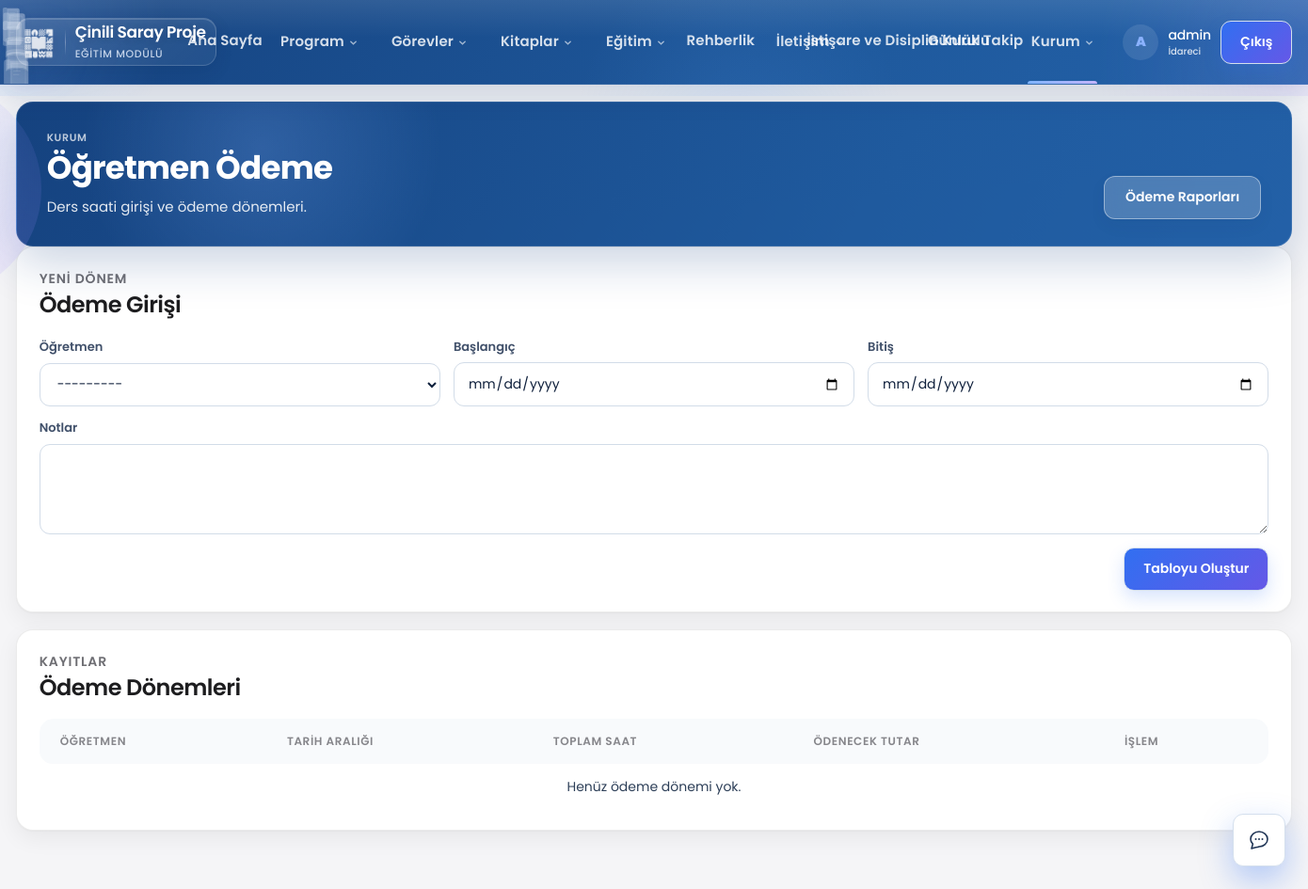
/ogretmen-odeme/ (signed in), run on an earlier commit of the app's database.
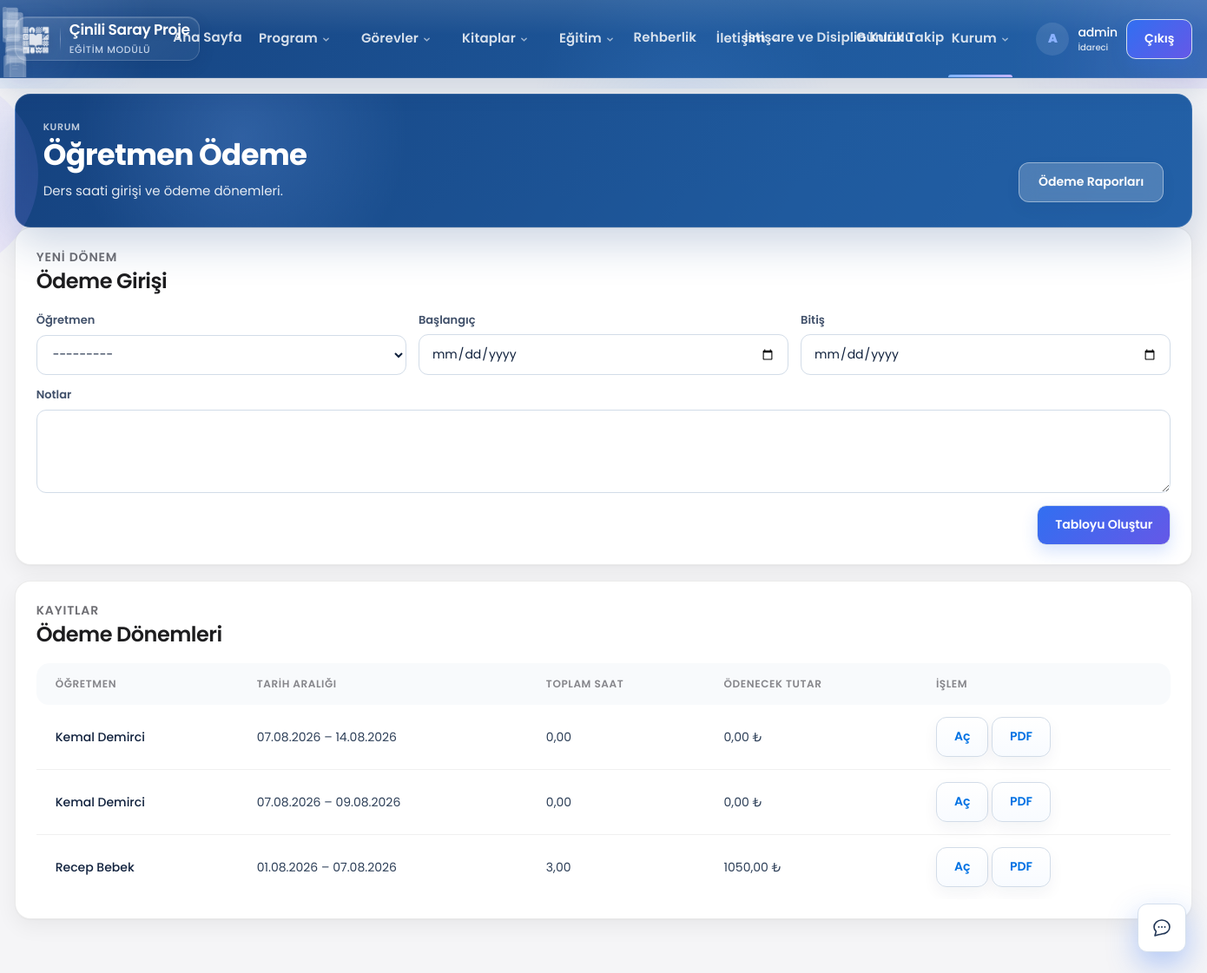
And on a later commit of the database.
### takip/ogretmen_odeme_models.py (models this page shows, shortened)
class OgretmenOdemeDonemi(TimeStampedModel):
    etut_hocasi = models.ForeignKey(
        EtutHocasi,
        on_delete=models.PROTECT,
        related_name="odeme_donemleri",
        verbose_name="Öğretmen",
    )
    baslangic = models.DateField(verbose_name="Başlangıç")
    bitis = models.DateField(verbose_name="Bitiş")
    saatlik_ucret = models.DecimalField(
        max_digits=10,
        decimal_places=2,
        default=Decimal("0.00"),
        validators=[MinValueValidator(Decimal("0"))],
        verbose_name="Saatlik ücret (dönem)",
    )
    toplam_saat = models.DecimalField(
        max_digits=8,
        decimal_places=2,
        default=Decimal("0.00"),
        verbose_name="Toplam ders saati",
    )
    odenecek_tutar = models.DecimalField(
        max_digits=12,
        decimal_places=2,
        default=Decimal("0.00"),
        verbose_name="Ödenecek tutar",
    )
    notlar = models.TextField(blank=True, verbose_name="Notlar")
    class Meta:
        verbose_name = "Öğretmen ödeme dönemi"
        verbose_name_plural = "Öğretmen ödeme dönemleri"
        ordering = ["-baslangic", "-id"]
        constraints = [
            models.CheckConstraint(
                condition=models.Q(bitis__gte=models.F("baslangic")),
                name="ogretmen_odeme_donem_tarih_sirasi",
            ),
        ]

### takip/models.py (models this page shows, shortened)
class EtutHocasi(models.Model):
    user = models.OneToOneField(
        User,
        on_delete=models.CASCADE,
        related_name="etut_profili",
        verbose_name="Kullanıcı hesabı",
    )
    ad_soyad = models.CharField(
        max_length=120,
        verbose_name="Ad soyad",
    )
    sorumlu_sinif_subeler = models.ManyToManyField(
        SinifSube,
        blank=True,
        related_name="etut_hocalari",
        verbose_name="Sorumlu olduğu sınıf ve şubeler",
    )
    aktif = models.BooleanField(
        default=True,
        verbose_name="Aktif",
    )
    class Meta:
        verbose_name = "Etüt hocası"
        verbose_name_plural = "Etüt hocaları"
        ordering = ["ad_soyad"]
    def __str__(self):
        return self.ad_soyad

### takip/ogretmen_odeme_views.py (the view)
@login_required
@require_permission("ogretmen_odeme", "view")
def ogretmen_odeme_listesi(request):
    olustur_form = None
    if ogretmen_odeme_girebilir(request.user):
        if request.method == "POST" and request.POST.get("islem") == "olustur":
            olustur_form = OgretmenOdemeDonemForm(request.POST)
            if olustur_form.is_valid():
                donem = donem_olustur(
                    etut_hocasi=olustur_form.cleaned_data["etut_hocasi"],
                    baslangic=olustur_form.cleaned_data["baslangic"],
                    bitis=olustur_form.cleaned_data["bitis"],
                    user=request.user,
                    notlar=olustur_form.cleaned_data.get("notlar", ""),
                )
                messages.success(request, "Ödeme dönemi oluşturuldu.")
                return redirect("ogretmen_odeme_detay", pk=donem.pk)
        else:
            olustur_form = OgretmenOdemeDonemForm()
    donemler = donem_qs()[:100]
    ctx = {
        "donemler": donemler,
        "olustur_form": olustur_form,
        **_ortak_sayfa_verisi(request.user),
    }
    return render(request, "ogretmen_odeme_listesi.html", ctx)

### takip/forms.py (shortened to what this page needs)
class OgretmenOdemeDonemForm(forms.Form):
    etut_hocasi = forms.ModelChoiceField(
        queryset=None,
        label="Öğretmen",
        widget=forms.Select(attrs={"class": "input"}),
    )
    baslangic = forms.DateField(
        label="Başlangıç",
        widget=forms.DateInput(attrs={"class": "input", "type": "date"}),
    )
    bitis = forms.DateField(
        label="Bitiş",
        widget=forms.DateInput(attrs={"class": "input", "type": "date"}),
    )
    notlar = forms.CharField(
        required=False,
        label="Notlar",
        widget=forms.Textarea(attrs={"class": "input", "rows": 2}),
    )
    def __init__(self, *args, **kwargs):
        from takip.models import EtutHocasi
        super().__init__(*args, **kwargs)
        self.fields["etut_hocasi"].queryset = EtutHocasi.objects.filter(
            aktif=True
        ).order_by("ad_soyad")

### takip/ogretmen_odeme_service.py (called while the page is built)
def ogretmen_odeme_finans_gorebilir(user: User) -> bool:
    if not user.is_authenticated:
        return False
    if user.is_superuser:
        return True
    return can(user, "ogretmen_odeme", "view_financial")

def ogretmen_odeme_silebilir(user: User) -> bool:
    return can(user, "ogretmen_odeme", "delete")

### templates/ogretmen_odeme_listesi.html (shortened to what this page needs)
{% extends "base.html" %}
{% load static %}
{% block extra_css %}
<link rel="stylesheet" href="{% static 'css/ogretmen-odeme.css' %}">
{% endblock %}
{% block content %}
<header class="page-head patterned-page-head">
    <div>
        <p class="kicker">KURUM</p>
        <h1>Öğretmen Ödeme</h1>
        <p class="muted">Ders saati girişi ve ödeme dönemleri.</p>
    </div>
    <div class="page-head-actions">
        <a href="{% url 'ogretmen_odeme_rapor' %}" class="ghost-btn">Ödeme Raporları</a>
    </div>
</header>
{% if girebilir and olustur_form %}
<section class="dashboard-card oo-card">
    <div class="card-heading">
        <div>
            <p class="card-kicker">YENİ DÖNEM</p>
            <h2>Ödeme Girişi</h2>
        </div>
    </div>
    <form method="post" class="oo-create-form">
        <div class="oo-form-grid">
            <label>{{ olustur_form.etut_hocasi.label }}{{ olustur_form.etut_hocasi }}</label>
            <label>{{ olustur_form.baslangic.label }}{{ olustur_form.baslangic }}</label>
            <label>{{ olustur_form.bitis.label }}{{ olustur_form.bitis }}</label>
        </div>
        <label class="oo-full">{{ olustur_form.notlar.label }}{{ olustur_form.notlar }}</label>
        <div class="oo-form-actions">
            <button type="submit" class="primary-btn">Tabloyu Oluştur</button>
        </div>
    </form>
</section>
{% endif %}
<section class="dashboard-card oo-card">
    <div class="card-heading">
        <div>
            <p class="card-kicker">KAYITLAR</p>
            <h2>Ödeme Dönemleri</h2>
        </div>
    </div>
    <div class="responsive-table">
        <table class="report-data-table">
            <thead>
                <tr>
                    <th>Öğretmen</th>
                    <th>Tarih Aralığı</th>
                    <th>Toplam Saat</th>
                    {% if finans_goster %}<th>Ödenecek Tutar</th>{% endif %}
                    <th>İşlem</th>
                </tr>
            </thead>
            <tbody>
                {% for donem in donemler %}
                <tr>
                    <td><strong>{{ donem.etut_hocasi.ad_soyad }}</strong></td>
                    <td>{{ donem.baslangic|date:"d.m.Y" }} – {{ donem.bitis|date:"d.m.Y" }}</td>
                    <td class="num-col">{{ donem.toplam_saat }}</td>
                    {% if finans_goster %}<td class="num-col">{{ donem.odenecek_tutar }} ₺</td>{% endif %}
                    <td>
                        <a href="{% url 'ogretmen_odeme_detay' donem.pk %}" class="small-button">Aç</a>
                        <a href="{% url 'ogretmen_odeme_pdf' donem.pk %}" class="small-button" target="_blank">PDF</a>
                    </td>
                </tr>
                {% empty %}
                <tr><td colspan="5" class="report-empty">Henüz ödeme dönemi yok.</td></tr>
                {% endfor %}
            </tbody>
        </table>
    </div>
</section>
{% endblock %}

What changed in the data, as far as the page shows it:
added OgretmenOdemeDonemi: etut_hocasi.ad_soyad "Kemal Demirci", baslangic "07.08.2026", bitis "14.08.2026", toplam_saat "0,00", odenecek_tutar "0,00"
added OgretmenOdemeDonemi: etut_hocasi.ad_soyad "Kemal Demirci", baslangic "07.08.2026", bitis "09.08.2026", toplam_saat "0,00", odenecek_tutar "0,00"
added OgretmenOdemeDonemi: etut_hocasi.ad_soyad "Recep Bebek", baslangic "01.08.2026", bitis "07.08.2026", toplam_saat "3,00", odenecek_tutar "1050,00"
Also different on the page:
text no longer shown: "Henüz ödeme dönemi yok."
